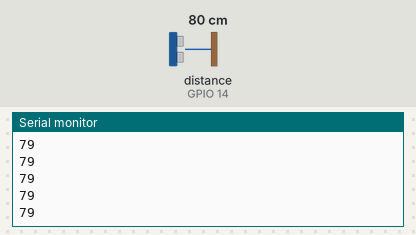
The program below on a simulated ESP8266 (NodeMCU). Shown: the last lines printed to the serial monitor. Wiring (inferred from the names in the program): ultrasonic range finder: trigger GPIO 12; echo GPIO 14. The inputs (shaded band) are chosen by the test bench; at power-on: distance to the obstacle (sensor on GPIO 14) 80 cm. The echo pulse lasts 58.3 µs per cm; WiFi joins after 1.5 s; servers stay silent unless stated.

Above: at 2.7 s.
2.8 s: distance to the obstacle (sensor on GPIO 14) set to 2 cm
At 2.89 s:
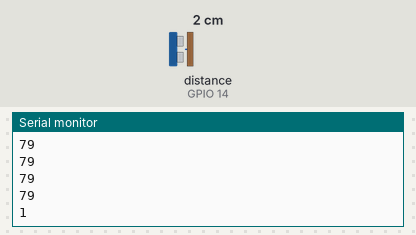
4.3 s: distance to the obstacle (sensor on GPIO 14) set to 18 cm
At 4.3 s:
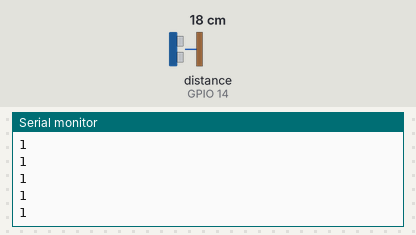
Timing chart, 0 to 7.3 s (numbered marks = the images above; inputs shaded):
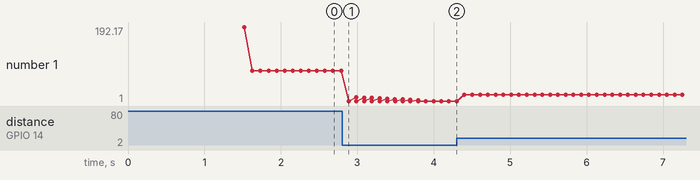

Measured:
- after the input at 2.8 s, the serial monitor: prints a new line after 0.09 s (image 1)
- plotted number 1: 79 → 1 after the input at 2.8 s, 1 → 17 after the input at 4.3 s

The program:

main.cpp
```cpp
#include <Arduino.h>
#include <ESP8266WiFi.h>
#include <ESP8266WebServer.h>
#include <WebSocketsServer.h>
//wifi ACCESS POINT - konfiguracja dostepu do okreslonej sieci
const char* ssid = "UPC1064739";
const char* password = "FDVECCFJ";
//end AP

//WIFI softAP -  konfiguracja mozna dowolnie zmienic.
IPAddress local_IP(192,168,10,10);
IPAddress gateway(192,168,10,1);
IPAddress subnet(255,255,255,0);

const char* ssid2 = "haslo od 1 do 8";
const char* password2 = "12345678";
//end WiFi soft AP


int webSockMillis = 200;

//serwer www
ESP8266WebServer server(80);
//end server

//serwer websocket
WebSocketsServer webSocket = WebSocketsServer(81);
WebSocketsServer webSocket2 = WebSocketsServer(82);//nie skonfigurowany
//end serwer wb


String webSite, JSONtxt;

//strona www
const char webPage[] PROGMEM = R"====(
<script>
initWebsocket();
function initWebsocket()
{

websocket = new WebSocket('ws://'+window.location.hostname+':81/');
websocket.onmessage = function(e)
{
  JSONobj = JSON.parse(e.data);
  var dist = parseInt(JSONobj.Distance);
  document.getElementById("dynRect").style.height = 600- dist +"px";
  console.log("dystans",dist)
  console.log("600 -dystans",600-dist)
}
}
</script>
<htm>
<head>
<style>
body{
  background-color:       rgb(28, 44, 77);
  color:                  rgb(255, 123, 8);
}
#dynRect{
  background-color:        red;
  margin-top:              8px;
  height:                  600px;
  top:                     9px;
  width:                   200px;
  z-index=                -1;

}

#rectangle{
background-image:
                    linear-gradient(0deg,
                    rgba(255,255,255,0.5) 0%,
                    rgba(255,255,255,0.5) 5%,
                    transparent 1%
                    );

background-size:    60px 11px;
font-size:          0;
height:         600px;
padding:            0;
transform:          rotate(180deg);
width:              200px;
white-space:        nowrap;
}
.container{
  display:                flex;
    justify-content:      center;
  padding:                100px 100px 100px 100px;
}


label{

  display:        block;
  font-size:      50px;
  height:         60px;
  margin-right:   100px;
  padding-top:    2px;
  text-indent:    3px;
  text-align:     center;
  width:          40px;


}
</style>
</head>
<body>
<div class="container">

    <div class="label1">
        <label>Full</label>
        <label></label>
        <label></label>
        <label></label>
        <label></label>
        <label>50%</label>
        <label></label>
        <label></label>
        <label></label>
        <label></label>
        <label>0</label>
    </div>
    <div class="rect" id="rectangle">

      <div id="dynRect">dddd</div>
    </div>

</div>
</body>
</html>

)====";
//funkcja wyswietlajaca strone www.
void WebSite(){
  server.send(webSockMillis, "text/html", webPage);
}

int dist = 0 ;
//przypisanie pinow czujnika d6=12 d5=14
const int trigP = 12;
const int echoP = 14;

//czas trwania pomiaru
long duration;
//zmierzona odleglosc od obiektu
int distance;
unsigned long startMillis;
unsigned long currentMillis;
const unsigned long period = 100;


void setup() {
  //predkosc transmisji 9600
  Serial.begin(9600);

  // Begin Access Point

//sAP uruchomienie wifi
Serial.println(WiFi.softAPConfig(local_IP, gateway, subnet) ? "Ready" : "Failed!");
Serial.print("Setting soft-AP ... ");
Serial.println(WiFi.softAP(ssid2,password2) ? "Ready" : "Failed!");
Serial.print("Soft-AP IP address = ");
Serial.println(WiFi.softAPIP());
// end sAP
//STA polaczenie do okreslonej sieci
Serial.println(ssid);
WiFi.begin(ssid, password);
while (WiFi.status() != WL_CONNECTED)
{
    delay(500);
    Serial.print(".");
}

  Serial.println("");
  Serial.println("WiFi connected");
  Serial.println("IP address is : ");
  Serial.println(WiFi.localIP());


  //funkcja z www. Uruchomienie serwerow.
  server.on("/",WebSite);
  server.begin();
  webSocket.begin();
  webSocket2.begin();

// wejście wyjscie sygnału wyzwalającego cykl pomiarowy trig i echo
//Ustawienie pinu trigP jako wyjście
//Ustawienie pinu echoP jako wejscie
  pinMode(trigP, OUTPUT);
  pinMode(echoP, INPUT);

//początkowy czas rozpoczęcia
startMillis = millis();
}

void loop() {
  webSocket.loop();
  server.handleClient();


currentMillis = millis();
if (currentMillis - startMillis >= period)
{
  //Wyzerowanie sygnalu trig
  digitalWrite(trigP,LOW);
  //odczekanie 2 mikrosekundy
  delayMicroseconds(2);
//start pomiaru - stan wysoki
  digitalWrite(trigP,HIGH);
  delayMicroseconds(10);
  digitalWrite(trigP,LOW);

  duration = pulseIn(echoP, HIGH);
  distance = duration*0.034/2;

  Serial.println(distance);
  startMillis = currentMillis;

}

delay(100);
/*
  dist ++;
  if(dist>=600)
    dist=0; */
    if (dist> (distance *600/200))
    {
       dist = dist-1 ;
       Serial.println(dist);
    } else if (dist < (distance * 600 /200))
        {
            dist = dist +1;
        }else{
                  distance = (distance * 600 /200);
        }

    if(distance >600)
        distance =600;


    String distanceStr = String(dist);
    JSONtxt = "{\"Distance\":\""+distanceStr+"\"}";
    webSocket.broadcastTXT(JSONtxt);
}
```
